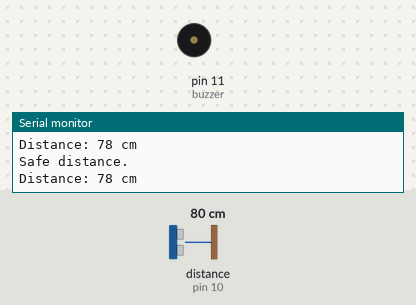
Bench run of a sketch on a simulated Arduino Uno, built with avr-gcc and run on an emulated ATmega328P. Parts: buzzer (waves = sounding, pin HIGH), the last lines printed to the serial monitor. Wiring (inferred from the names in the program): ultrasonic range finder: trigger pin 9; echo pin 10. The test bench sets the inputs (shaded band); at power-on: distance to the obstacle (sensor on pin 10) 80 cm. The echo pulse lasts 58.3 µs per cm; pins used as bus, display or sensor lines are not drawn.

Above: at 1.3 s.
1.4 s: distance to the obstacle (sensor on pin 10) set to 23 cm
2.9 s: distance to the obstacle (sensor on pin 10) set to 18 cm
At 4.2 s:
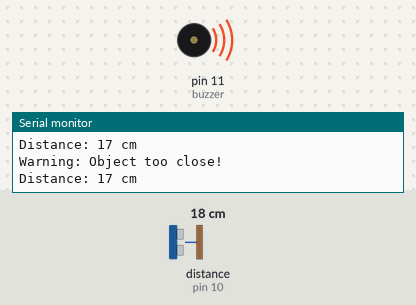
4.5 s: distance to the obstacle (sensor on pin 10) set to 35 cm
At 5.7 s:
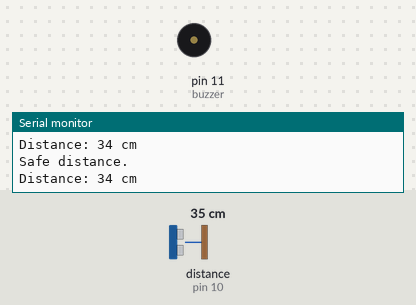
6.0 s: distance to the obstacle (sensor on pin 10) set to 9 cm
At 7.2 s:
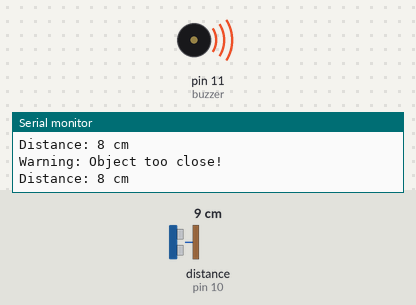
Timing chart, 0 to 9.0 s (numbered marks = the images above; inputs shaded):
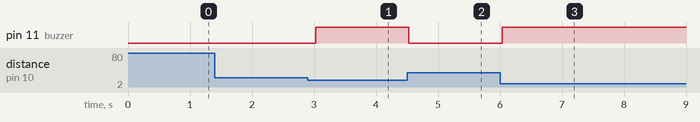

Measured:
- the behaviour switches between 21 and 20 cm on distance to the obstacle (sensor on pin 10) (found by bisection; images 0 and 1)
- after the input at 2.9 s, pin 11 (buzzer): LOW → HIGH after 0.13 s
- after the input at 4.5 s, pin 11 (buzzer): HIGH → LOW at once
- after the input at 6.0 s, pin 11 (buzzer): LOW → HIGH at once

The sketch:

Smart_Parking_Assistant.ino
```cpp
// Define pins
const int trigPin = 9; // Trigger pin for ultrasonic sensor
const int echoPin = 10; // Echo pin for ultrasonic sensor
const int buzzer = 11;   // Buzzer pin

// Variables for distance calculation
long duration;
int distance;

void setup() {
  pinMode(trigPin, OUTPUT); // Set trigPin as output
  pinMode(echoPin, INPUT);  // Set echoPin as input
  pinMode(buzzer, OUTPUT);   // Set buzzer as output

  Serial.begin(9600); // Start serial communication at 9600 baud rate
}

void loop() {
  // Clear the trigPin
  digitalWrite(trigPin, LOW);
  delayMicroseconds(2);

  // Set the trigPin HIGH for 10 microseconds
  digitalWrite(trigPin, HIGH);
  delayMicroseconds(10);
  digitalWrite(trigPin, LOW);

  // Read echoPin and calculate distance
  duration = pulseIn(echoPin, HIGH);
  distance = duration * 0.034 / 2; // Convert to cm

  // Activate buzzer based on distance
  if (distance < 20) {
    digitalWrite(buzzer, HIGH); // Turn on buzzer if too close
    Serial.println("Warning: Object too close!");
  } else {
    digitalWrite(buzzer, LOW); // Turn off buzzer if safe
    Serial.println("Safe distance.");
  }

  // Print distance to Serial Monitor
  Serial.print("Distance: ");
  Serial.print(distance);
  Serial.println(" cm");

  delay(500); // Wait before next measurement
}
```
